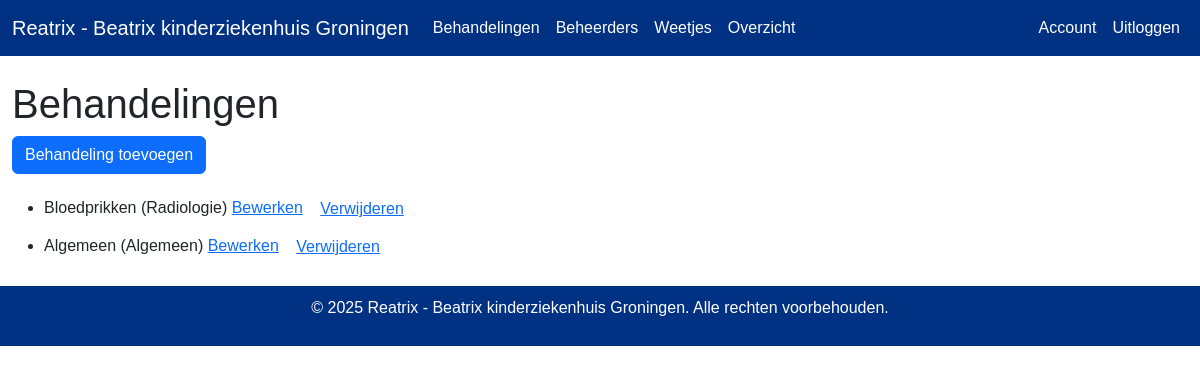
Page /Behandeling/ (signed in) on the committed database.
### models.py (models this page shows)
class Behandeling(db.Model):
    id = db.Column(db.Integer, primary_key=True)
    behandelingnaam = db.Column(db.String(50), nullable=False)
    Categorie = db.Column(db.String(10), nullable=False)
    Beheerder_id = db.Column(db.Integer, db.ForeignKey('beheerder.id'), nullable=False)
    Weetje = db.relationship('Weetje', backref='Behandeling', lazy=True)

### routes/Behandeling/routes.py (the view)
@Behandeling_bp.route('/')
@login_required
def index():
    Behandelingen = Behandeling.query.all()
    return render_template('Behandeling/index.html', Behandelingen=Behandelingen)

### models.py (called while the page is built)
@login_manager.user_loader
def load_user(user_id):
    return User.query.get(int(user_id))

    def is_admin(self):
        return self.role == Role.ADMIN

### templates/Behandeling/index.html
{% extends 'base.html' %}
{% block content %}
<h1>Behandelingen</h1>
<a href="{{ url_for('Behandeling.add') }}" class="btn btn-primary mb-3">Behandeling toevoegen</a>
<ul>
  {% for Behandeling in Behandelingen %}
  <li>{{ Behandeling.behandelingnaam }} ({{ Behandeling.Categorie }})
    <a href="{{ url_for('Behandeling.edit', id=Behandeling.id) }}">Bewerken</a>
    <form action="{{ url_for('Behandeling.delete', id=Behandeling.id) }}" method="post" style="display:inline;">
      <button type="submit" class="btn btn-link">Verwijderen</button>
    </form>
  </li>
  {% endfor %}
</ul>
{% endblock %}

### templates/base.html (style rules this page uses)
body { font-family: Arial, sans-serif; }

### rows in the picture
Behandeling: behandelingnaam "Bloedprikken", Categorie "Radiologie"
Behandeling: behandelingnaam "Algemeen", Categorie "Algemeen"
